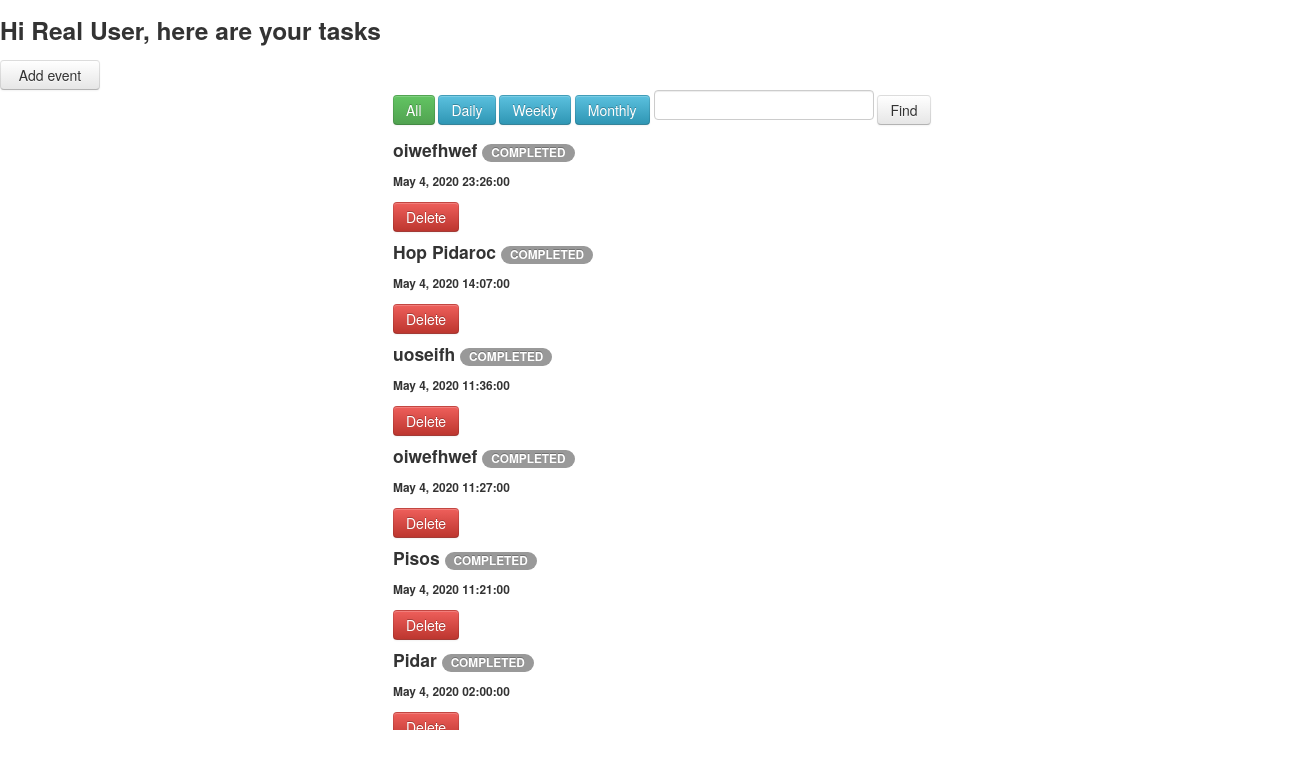
Page /main (signed in) on the committed database.
### eventhandler/models.py (models this page shows, shortened)
class User(models.Model):
    fname = models.CharField(max_length=50)
    sname = models.CharField(max_length=50)
    password = models.CharField(max_length=20)
    mail = models.EmailField()
    events = models.ManyToManyField("Event")

class Event(models.Model):
    title = models.CharField(max_length=500)
    finish_date = models.DateTimeField()
    added_date = models.DateField(auto_now=True)
    url = models.CharField(max_length=25)
    completed = models.BooleanField(default=False)
    author_id = models.IntegerField()

### eventhandler/views.py (the view)
# urls.py: url("^main$", eventapp.main),
def main(request):
    user_sess = get_user_from_session(request)
    if user_sess:
        user = User.objects.get(pk=user_sess.id)
        user_data = {
            "fname":user.fname,
            "sname":user.sname,
            "events":user.events.all().filter(completed=False).order_by("finish_date"),
            "events_completed":user.events.all().filter(completed=True).order_by("-finish_date"),
        }
        return render(request, "main.html", user_data)
    return redirect("/login")

### eventhandler/views.py (called while the page is built)
def get_user_from_session(request):
    if request:
        user_id = request.session.get("logged_user_id")
        if user_id != None:
            user = User.objects.get(id=user_id)
            return user
    return None

### templates/main.html (shortened to what this page needs)
{% extends "base.html" %}
{% block content %}
<h3>Hi {{ fname }} {{ sname }}, here are your tasks</h3>
<button type="button" class="btn btn-secondary" onclick="generateEventForm()" style="width: 100px;" id="addEventBtn">Add event</button>
<div class="" style="margin-left: 30%; display: block;">
  <div class="periodOptions" style="display:inline;">
    <button type="button" class="btn btn-success" onclick="setPeriod(4)">All</button>
    <button type="button" class="btn btn-info" onclick="setPeriod(1)">Daily</button>
    <button type="button" class="btn btn-info" onclick="setPeriod(2)">Weekly</button>
    <button type="button" class="btn btn-info" onclick="setPeriod(3)">Monthly</button>
  </div>
  <div class="findEvent" style="display: inline;">
    <input type="text" name="" value="" id="findInput">
    <button type="button" class="btn btn-dark" onclick="findEvent()">Find</button>
  </div>
</div>
  <div class="container" id="userEvents">
    {% for event in events_completed  %}
    <div class="container">
      <h4>{{ event.title }} <span class="badge badge-danger">COMPLETED</span></h4>
      <h6>{{event.finish_date|date:'M j, o H:i:s'}}</h6>
    </div>
    <div class="container">
      <button type="button" class="btn btn-danger" onclick='deleteEvent("{{ event.url }}")'>Delete</button>
    </div>
    {% endfor %}
  </div>
{% endblock %}

### templates/base.html (shortened to what this page needs)
<!DOCTYPE html>
<html lang="en" dir="ltr">
  <head>
      <link rel="stylesheet" href="/static/eventhandler/css/bootstrap-responsive.css" >
      <link rel="stylesheet" href="/static/eventhandler/css/bootstrap.css" >
      <link rel="stylesheet" href="/static/eventhandler/css/main.css" >
  </head>
  <body>
    {% block content %}{% endblock %}
  </body>
</html>

### static/eventhandler/css/main.css (style rules this page uses)
#userEvents { position: absolute; margin-left: 30%; height: 75%; overflow: scroll }

### rows in the picture
User: fname "Real", sname "User"
Event: title "oiwefhwef", finish_date "May 4, 2020 23:26:00"
Event: title "Hop Pidaroc", finish_date "May 4, 2020 14:07:00"
Event: title "uoseifh", finish_date "May 4, 2020 11:36:00"
Event: title "oiwefhwef", finish_date "May 4, 2020 11:27:00"
Event: title "Pisos", finish_date "May 4, 2020 11:21:00"
Event: title "Pidar", finish_date "May 4, 2020 02:00:00"
